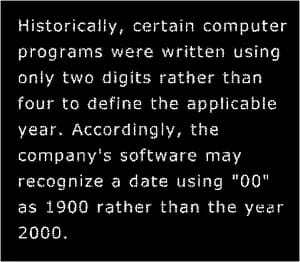
#> input picture 02-Nov/example1.jpeg, 300 x 262 px, found by its file name
$ python 11.py
#> lines starting #> are read from the running program, lines starting #| are printed output that depends on the picture
import cv2
import numpy as np

# Load the image
img = cv2.imread(r'C:\Users\aryan\OneDrive - st.niituniversity.in\DIP\02-Nov\example1.jpeg', cv2.IMREAD_GRAYSCALE)
#> img is the input picture: shape (262, 300); min 0, max 255, mean 22.3

# Generate random Gaussian noise
mean = 0
stddev = 1
noise = np.random.normal(mean, stddev, img.shape).astype(np.uint8)

# Add noise to the image
noisy_img = cv2.add(img, noise)
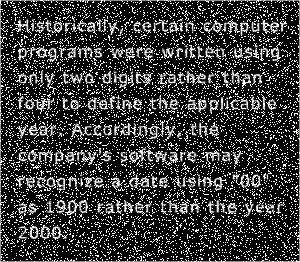
#> noisy_img: shape (262, 300); min 0, max 255, mean 59.1

# Size of filter
kernel_size = 5

# Apply the average filter to remove noise
output_image = np.zeros_like(noisy_img)
padding_size = kernel_size // 2

for i in range(padding_size, noisy_img.shape[0] - padding_size):
    for j in range(padding_size, noisy_img.shape[1] - padding_size):
        roi = noisy_img[i - padding_size:i + padding_size + 1, j - padding_size:j + padding_size + 1]
        average_value = np.mean(roi)
        output_image[i, j] = average_value
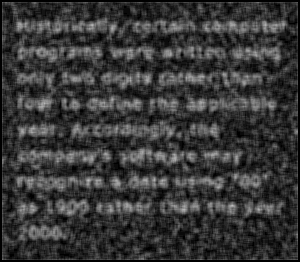
#> output_image: shape (262, 300); min 0, max 190, mean 56

# Define a structuring element for dilation
kernel = np.array([[1, 1, 1],
                   [1, 1, 1],
                   [1, 1, 1]], dtype=np.uint8)

# Perform dilation on the filtered image
dilated_image = cv2.dilate(output_image, kernel)
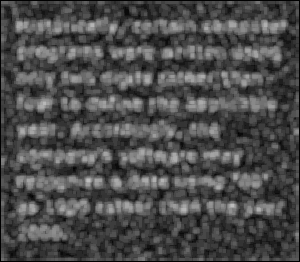
#> dilated_image: shape (262, 300); min 0, max 190, mean 75.3

# Display the original, noisy, filtered, and dilated images
cv2.imshow("Input Image", img)
cv2.imshow("Noisy Image", noisy_img)
cv2.imshow("Filtered Image", output_image)
cv2.imshow("Dilated Image", dilated_image)
cv2.waitKey(0)
cv2.destroyAllWindows()

$ run again, with 02-Nov/example.jpeg copied over 02-Nov/example1.jpeg
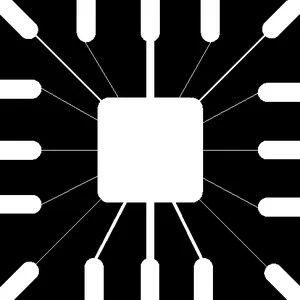
#> input picture 02-Nov/example.jpeg, 300 x 300 px, found by its file name
#> img is the input picture: shape (300, 300); min 0, max 255, mean 71.9
#> after the loop `for i in range(padding_size, noisy_img.shape[0] - padding_size):`:
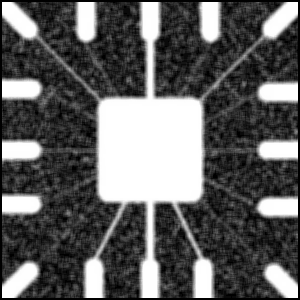
#> output_image: shape (300, 300); min 0, max 255, mean 97.6
#> `dilated_image = cv2.dilate(output_image, kernel)`:
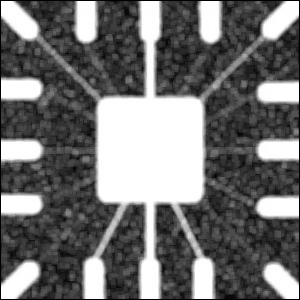
#> dilated_image: shape (300, 300); min 0, max 255, mean 115.1

$ run again, with 02-Nov/011.png saved as 02-Nov/example1.jpeg
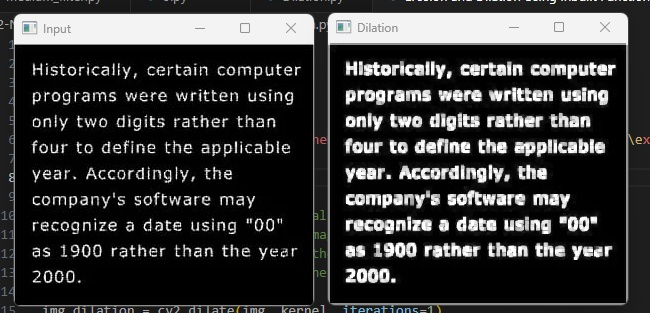
#> input picture 02-Nov/011.png, 650 x 313 px, found by its file name
#> after the loop `for i in range(padding_size, noisy_img.shape[0] - padding_size):`:
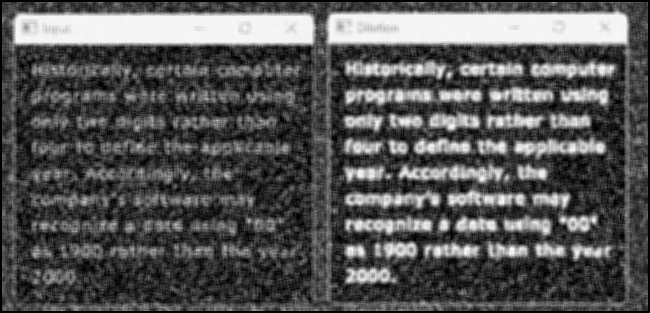
#> output_image: shape (313, 650); min 0, max 252, mean 86
#> `dilated_image = cv2.dilate(output_image, kernel)`:
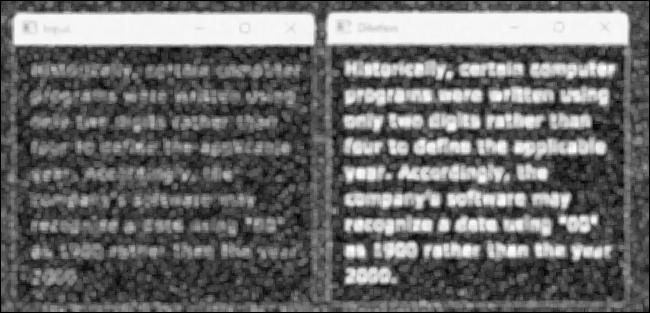
#> dilated_image: shape (313, 650); min 0, max 252, mean 105.9
